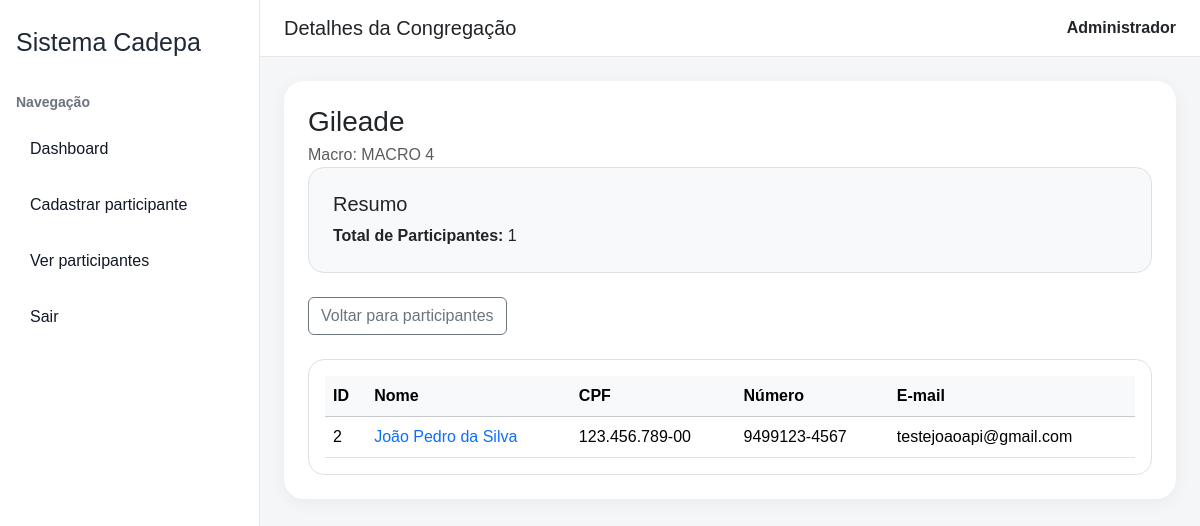
The app's page /congregacoes/Gileade (signed in) with its own data.
### tables this page shows
CREATE TABLE congregacoes (
            id INTEGER PRIMARY KEY AUTOINCREMENT,
            nome TEXT,
            macro_id INTEGER
        );

CREATE TABLE macros (
            id INTEGER PRIMARY KEY AUTOINCREMENT,
            nome TEXT UNIQUE
        );

CREATE TABLE participantes (
            id INTEGER PRIMARY KEY AUTOINCREMENT,
            nome_completo TEXT,
            data_nascimento TEXT,
            cpf TEXT UNIQUE,
            email TEXT,
            numero TEXT,
            nome_mae TEXT,
            congregacao TEXT
        );

### app.py (the view)
@app.route("/congregacoes/<nome_slug>")
def detalhe_congregacao(nome_slug):
    if "user_id" not in session:
        return redirect("/login")
    nome_congregacao = nome_slug.replace("-", " ")
    conn = get_db()
    participantes = conn.execute("""
        SELECT * FROM participantes
        WHERE congregacao = ?
        ORDER BY nome_completo ASC
    """, (nome_congregacao,)).fetchall()
    congregacao_info = conn.execute("""
        SELECT congregacoes.nome, macros.nome AS macro_nome
        FROM congregacoes
        JOIN macros ON macros.id = congregacoes.macro_id
        WHERE congregacoes.nome = ?
    """, (nome_congregacao,)).fetchone()
    conn.close()
    if not congregacao_info:
        return "Congregação não encontrada."
    return render_template(
        "detalhe_congregacao.html",
        congregacao=congregacao_info["nome"],
        macro=congregacao_info["macro_nome"],
        participantes=participantes
    )

### app.py (called while the page is built)
def get_db():
    conn = sqlite3.connect("database/banco.db")
    conn.row_factory = sqlite3.Row
    return conn

### templates/detalhe_congregacao.html (shortened to what this page needs)
{% extends "base.html" %}
{% block page_title %}Detalhes da Congregação{% endblock %}
{% block page_content %}
<div class="mb-04">
    <h3 class="mb-1">{{ congregacao }}</h3>
    <p class="text-muted mb-0">Macro: {{ macro }}</p>
</div>
<div class="mb-4 p-4 bg-light border rounded-4">
    <h5 class="mb-2">Resumo</h5>
    <p class="mb-0"><strong>Total de Participantes:</strong> {{ participantes|length }}</p>
</div>
<div class="d-flex gap-2 mb-4">
    <a href="/participantes" class="btn btn-outline-secondary">Voltar para participantes</a>
</div>
<div class="border rounded-4 p-3 bg-white">
    <div class="table-responsive">
        <table class="table table-hover align-middle mb-0">
            <thead class="table-light">
                <tr>
                    <th>ID</th>
                    <th>Nome</th>
                    <th>CPF</th>
                    <th>Número</th>
                    <th>E-mail</th>
                </tr>
            </thead>
            <tbody>
                {% for p in participantes %}
                <tr>
                    <td>{{ p.id }}</td>
                    <td>
                        <a href="/participantes/{{ p.id }}" class="text-decoration-none fw-semilbod">
                            {{ p.nome_completo }}
                        </a>
                    </td>
                    <td>{{ p.cpf }}</td>
                    <td>{{ p.numero }}</td>
                    <td>{{ p.email }}</td>
                </tr>
                {% endfor %}
            </tbody>
        </table>
    </div>
</div>
{% endblock %}

### templates/base.html (style rules this page uses)
body { background: #f4f6f8; margin: 0; font-family: Arial, sans-serif; }

### records on screen
congregacoes: nome "Gileade"
macros: nome "MACRO 4"
participantes: id "2", nome_completo "João Pedro da Silva", cpf "123.456.789-00", numero "9499123-4567", email "testejoaoapi@gmail.com"

### other values on screen
{{ session.get("nome") }} "Administrador"
{{ participantes|length }} "1"
